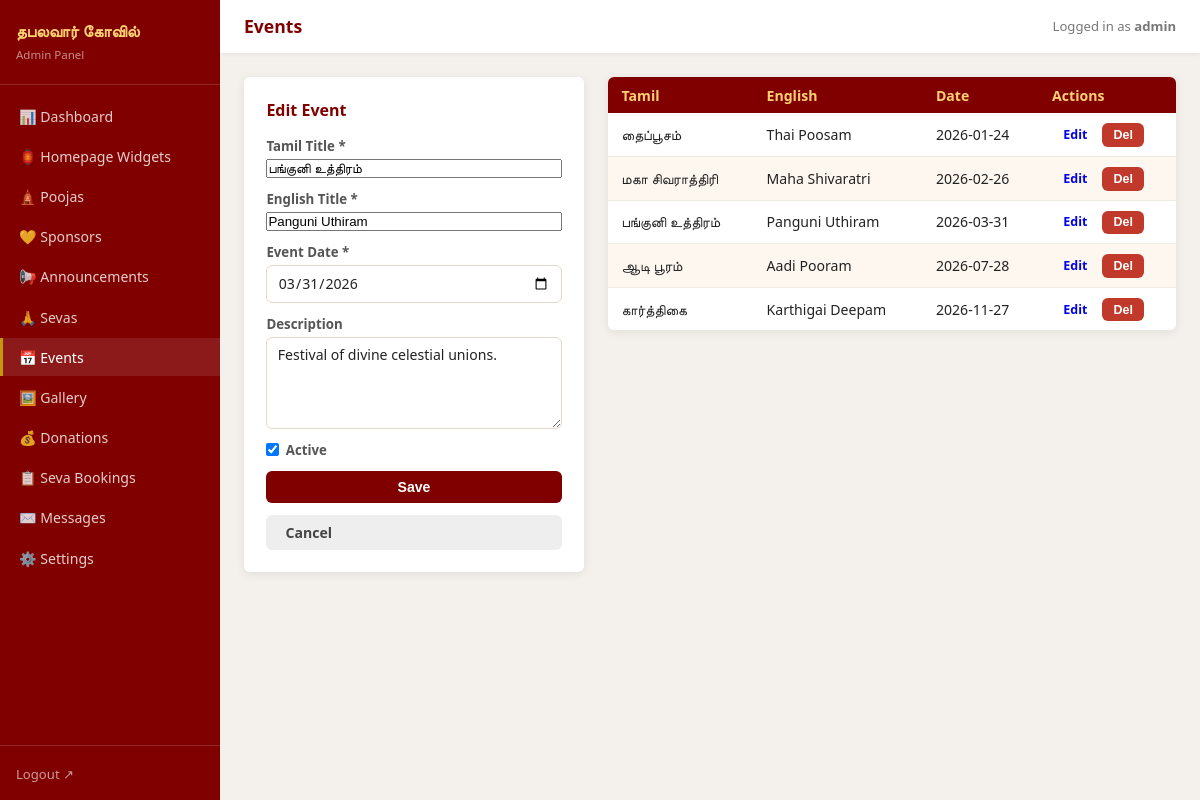
Screenshot of /backend/admin/events.php?edit=3 (signed in) with the database file from the repository.
### tables this page shows
CREATE TABLE IF NOT EXISTS `events` (
  `id`          INT UNSIGNED    NOT NULL AUTO_INCREMENT,
  `title_ta`    VARCHAR(300)    NOT NULL,
  `title_en`    VARCHAR(300)    NOT NULL,
  `description` TEXT            NULL,
  `event_date`  DATE            NOT NULL,
  `is_active`   TINYINT(1)      NOT NULL DEFAULT 1,
  PRIMARY KEY (`id`),
  KEY `idx_active_date` (`is_active`, `event_date`)
);

### backend/admin/events.php (the view, shortened to what this page needs)
<?php
require_once __DIR__ . '/includes/admin_layout.php';
$db  = getDB();
$rows    = $db->query('SELECT * FROM events ORDER BY event_date ASC')->fetchAll();
$editing = null;
if (isset($_GET['edit'])) {
    $stmt = $db->prepare('SELECT * FROM events WHERE id=:id');
    $stmt->execute([':id' => (int) $_GET['edit']]);
    $editing = $stmt->fetch();
}
?>
<div class="admin-two-col">
<div class="admin-form-box card">
  <h3><?= $editing ? 'Edit Event' : 'New Event' ?></h3>
  <form method="POST" action="/admin/events.php">
    <label>Tamil Title * <input name="title_ta" required value="<?= htmlspecialchars($editing['title_ta'] ?? '') ?>" /></label>
    <label>English Title * <input name="title_en" required value="<?= htmlspecialchars($editing['title_en'] ?? '') ?>" /></label>
    <label>Event Date * <input type="date" name="event_date" required value="<?= htmlspecialchars($editing['event_date'] ?? '') ?>" /></label>
    <label>Description <textarea name="description" rows="4"><?= htmlspecialchars($editing['description'] ?? '') ?></textarea></label>
    <label class="checkbox-label"><input type="checkbox" name="is_active" <?= (!$editing || $editing['is_active']) ? 'checked' : '' ?> /> Active</label>
    <button type="submit" class="btn btn-primary">Save</button>
    <?php if ($editing): ?><a href="/admin/events.php" class="btn btn-secondary">Cancel</a><?php endif; ?>
  </form>
</div>
<div class="admin-list">
  <table class="admin-table">
    <thead><tr><th>Tamil</th><th>English</th><th>Date</th><th>Actions</th></tr></thead>
    <tbody>
      <?php foreach ($rows as $row): ?>
      <tr>
        <td><?= htmlspecialchars($row['title_ta']) ?></td>
        <td><?= htmlspecialchars($row['title_en']) ?></td>
        <td><?= htmlspecialchars($row['event_date']) ?></td>
        <td>
          <a href="/admin/events.php?edit=<?= $row['id'] ?>" class="btn btn-sm">Edit</a>
          <form method="POST" style="display:inline">
            <button class="btn btn-sm btn-danger" onclick="return confirm('Delete?')">Del</button>
          </form>
        </td>
      </tr>
      <?php endforeach; ?>
    </tbody>
  </table>
</div>
</div>

### backend/admin/assets/admin.css (style rules this page uses)
*, *::before, *::after { box-sizing: border-box; margin: 0; padding: 0; }
:root { --maroon: #800000; --gold: #c8960c; --saffron: #ff6b00; --cream: #fff8f0; --sidebar-w: 220px; --shadow: 0 2px 10px rgba(0, 0, 0, 0.08); --radius: 6px; --border: #e5d8c8; }
body { font-family: system-ui, sans-serif; background: #f4f1ec; color: #222; min-height: 100vh; }
body:not(.login-page) { display: flex; min-height: 100vh; }
.card { background: #fff; border-radius: var(--radius); box-shadow: var(--shadow); overflow: hidden; }
.admin-two-col { display: grid; grid-template-columns: 340px 1fr; gap: 1.5rem; align-items: flex-start; }
.admin-form-box { padding: 1.4rem; }
.admin-form-box h3 { color: var(--maroon); font-size: 1rem; margin-bottom: 1rem; }
form { display: flex; flex-direction: column; gap: 0.75rem; }
label { display: flex; flex-direction: column; font-size: 0.83rem; font-weight: 600; color: #555; gap: 0.25rem; }
.checkbox-label { flex-direction: row; align-items: center; gap: 0.4rem; cursor: pointer; }
input[type="text"], input[type="number"], input[type="date"], input[type="password"], input[type="tel"], input[type="file"], select, textarea { padding: 0.45rem 0.65rem; border: 1.5px solid var(--border); border-radius: var(--radius); font-size: 0.88rem; font-family: inherit; color: #222; background: #fff; }
.btn { display: inline-block; padding: 0.5rem 1.2rem; border-radius: var(--radius); font-size: 0.88rem; font-weight: 600; border: none; cursor: pointer; text-decoration: none; transition: background 0.15s; }
.btn-primary { background: var(--maroon); color: #fff; }
.btn-secondary { background: #eee; color: #444; }
.btn-danger { background: #c0392b; color: #fff; }
.btn-sm { padding: 0.3rem 0.7rem; font-size: 0.78rem; }
.admin-table { width: 100%; border-collapse: collapse; font-size: 0.88rem; background: #fff; border-radius: var(--radius); overflow: hidden; box-shadow: var(--shadow); }
.admin-table th { background: var(--maroon); color: #ffd170; padding: 0.55rem 0.85rem; text-align: left; font-weight: 600; }
.admin-table td { padding: 0.5rem 0.85rem; border-bottom: 1px solid #f0ebe3; vertical-align: middle; }
.admin-table tr:last-child td { border-bottom: none; }
.admin-table tr:nth-child(even) td { background: #fdf7f0; }

### rows the page displays
events: title_ta "பங்குனி உத்திரம்", title_en "Panguni Uthiram", event_date "03/31/2026", description "Festival of divine celestial unions.", is_active "☑", event_date "2026-03-31"
events: title_ta "தைப்பூசம்", title_en "Thai Poosam", event_date "2026-01-24"
events: title_ta "மகா சிவராத்திரி", title_en "Maha Shivaratri", event_date "2026-02-26"
events: title_ta "ஆடி பூரம்", title_en "Aadi Pooram", event_date "2026-07-28"
events: title_ta "கார்த்திகை", title_en "Karthigai Deepam", event_date "2026-11-27"

### other values shown
$pageTitle "Events"
$_SESSION['admin_user'] "admin"
